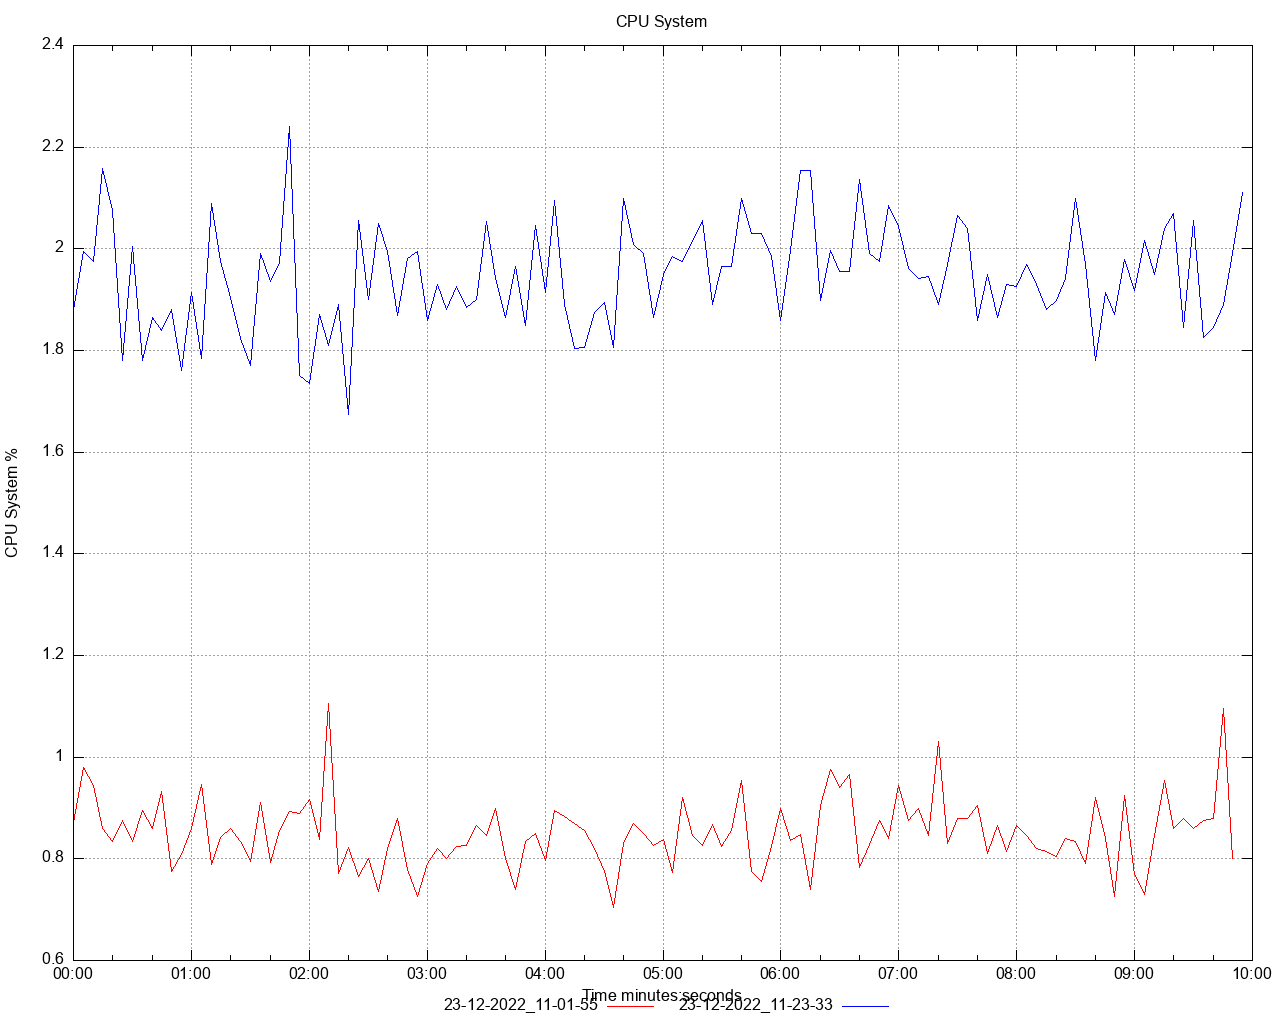

Write the gnuplot code that produced this figure.
set title 'CPU System' noenhanced
set style data lines
set datafile separator ","
set terminal png size 1280,1024
set grid
set key below
set xdata time
set timefmt "%s"
offset = 0
t0(x)=(offset=($0==0) ? x : offset, x - offset)
set xlabel 'Time minutes:seconds'
set ylabel 'CPU System %'
set output '/Users/ahmet.mircik/Workspace/python/hazelcast-simulator/offload-benchmarks/report/dstat/cpu_system_A2.png'
plot \
   '/Users/ahmet.mircik/Workspace/python/hazelcast-simulator/offload-benchmarks/report/data/cpu_system_A2_1.data' using (t0(timecolumn(1))):2 title "23-12-2022_11-01-55" noenhanced lt rgb "red", \
   '/Users/ahmet.mircik/Workspace/python/hazelcast-simulator/offload-benchmarks/report/data/cpu_system_A2_2.data' using (t0(timecolumn(1))):2 title "23-12-2022_11-23-33" noenhanced lt rgb "blue", \
